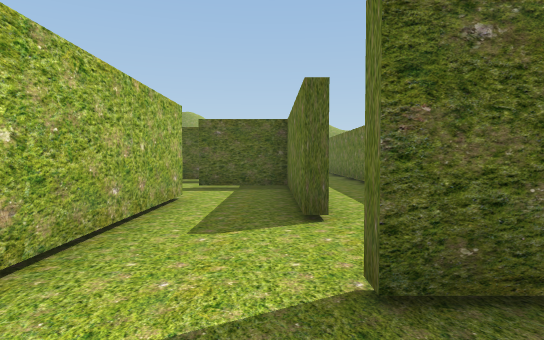
View 1 (above)

16 first-person views from a walk through a Unity game level. The camera is 1.3 m above the floor, tilts 2° down and sees 75° across. The floor is counted in squares, 2 m on a side. Each view is taken from the middle of a square. On the plan, view 1 faces up. The plan holds only what a view shows up to about 10 squares ahead; the rest is blank. The place goes on beyond the plan. The player is left out.

View 2
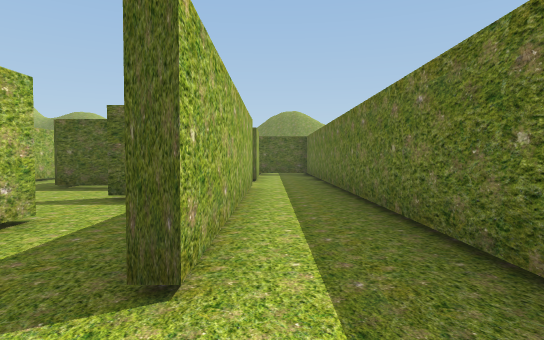

View 3
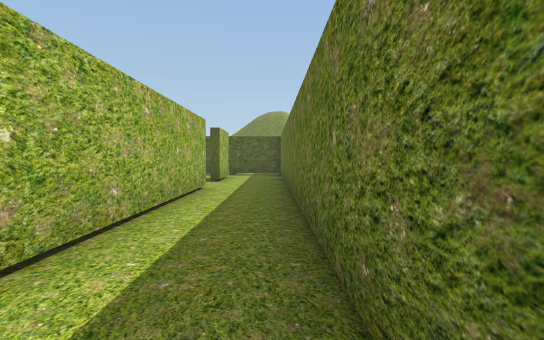

View 4
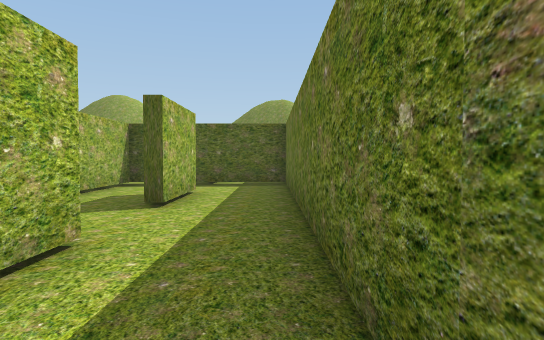

View 5
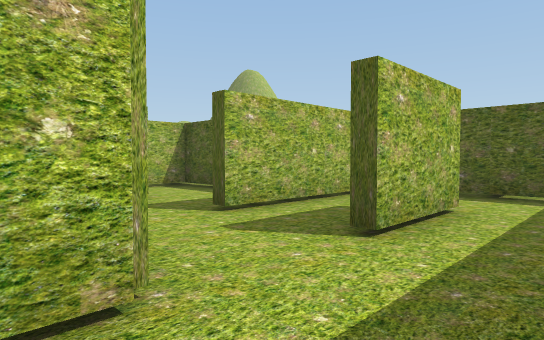

View 6
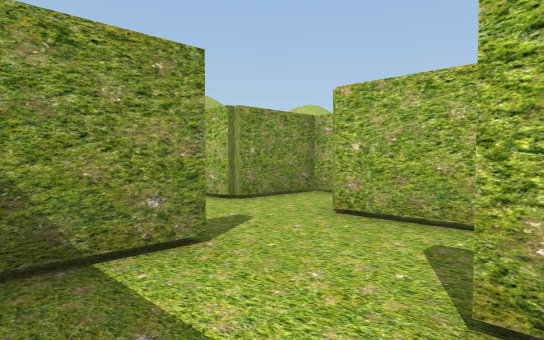

View 7
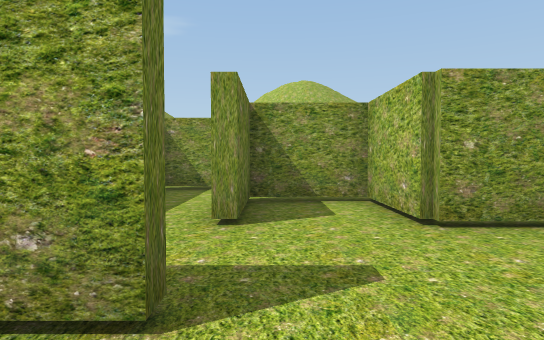

View 8
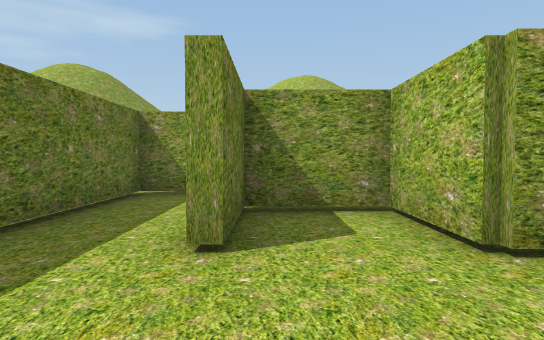

View 9
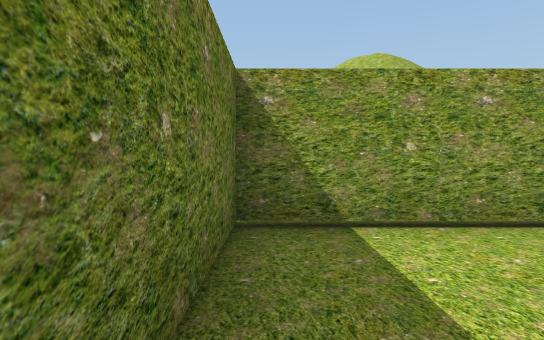

View 10
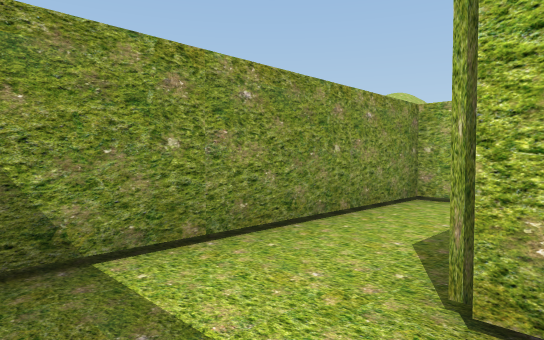

View 11
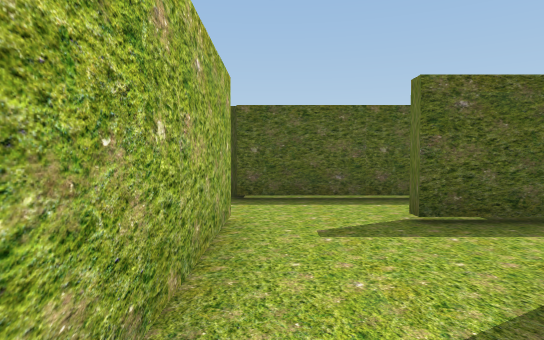

View 12
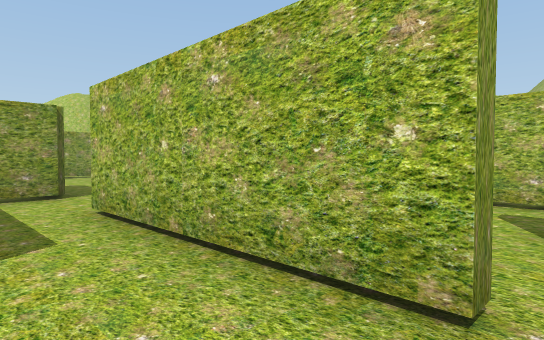

View 13
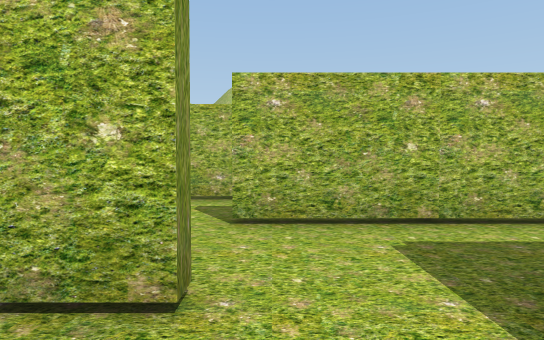

View 14
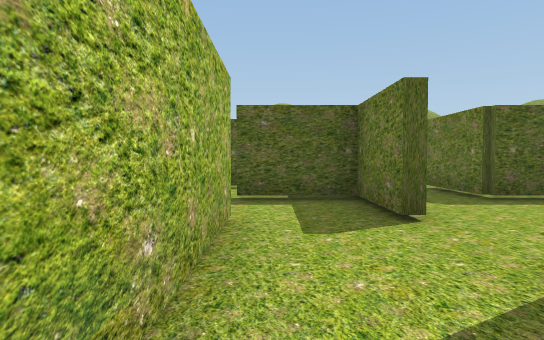

View 15
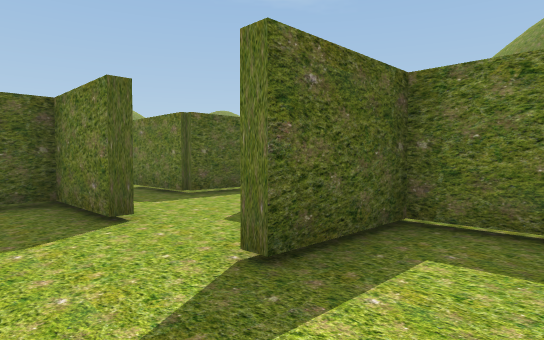

View 16
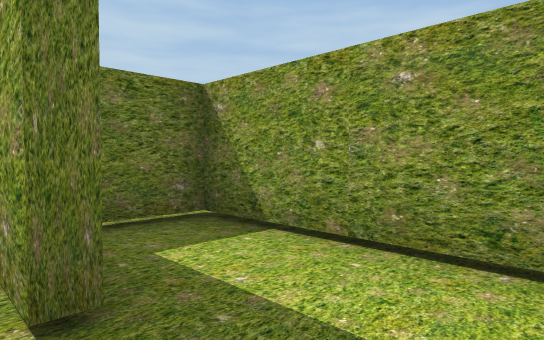

### Floor plan
Points are (right, up) in squares from view 1. A wall is a line through its corners. A room is listed if a view was taken in it or the views show most of it. See-through windows are left out.
Room 1 (view 1)
walls: (-3.4, 0.2) (-3.4, -0.3) (-1.4, -0.3) (-1.4, -2.3) (0.5, -2.3) (0.5, -0.4)
ways out: opening at (-0.5, 1) to room 2; opening at (0, 0) to room 3
Room 2 (views 2, 3, 4, 5, 6, 7, 8)
walls: (-1.4, 3.4) (-1.4, 1.4); (0.6, 9.7) (0.6, 3.5); (2.3, 2.4) (2.3, 11.5); (0.4, 1.7) (1.8, 1.7)
ways out: opening at (-0.5, 1) to room 1; opening at (-1, 4.5) to room 4; opening at (1.5, 12.5) to room 6; opening at (0, 10.5)
Room 3 (views 9, 10)
walls: (0.6, -2.3) (0.6, -2.6); (-3.4, -3.8) (-3.4, -4.3) (2.3, -4.3) (2.3, -1); (1.2, 1.5) (0.4, 1.5)
ways out: opening at (0, 0) to room 1
Room 4 (views 11, 12, 13)
walls: (-1.4, 5.6) (-1.4, 3.4); (-3.4, 7.6) (-3.4, 3.5); (0.4, 7.5) (-1.6, 7.5); (0.5, 3.5) (0.5, 4.5); (-0.8, 9.5) (-3.7, 9.5); (-3.8, 1.7) (-2.8, 1.7)
ways out: opening at (-1, 4.5) to room 2; opening at (-4, 8) to room 5; opening at (-4, 2)
Room 5 (views 14, 15, 16)
walls: (-5.6, 5.7) (-4.9, 5.7); (-7.4, 7.6) (-7.4, 4.5); (-6.8, 3.7) (-3.7, 3.7) (-3.7, 5.5) (-5.6, 5.5); (-3.7, 9.5) (-3.7, 11.6); (-2.8, 13.5) (-5.4, 13.5) (-5.4, 7.5)
ways out: opening at (-4, 8) to room 4; opening at (-7, 8); opening at (-4, 12)
Room 6 (no view inside)
walls: (0.6, 13.6) (0.6, 11.5); (2.3, 11.5) (2.3, 15.5) (0.6, 15.5)
ways out: opening at (1.5, 12.5) to room 2; opening at (0, 14)

Positions as (right, up) in squares from view 1, and headings:
1: (0, 0), facing up
2: (1, 2), facing up
3: (2, 2), facing up
4: (2, 7), facing up
5: (2, 9), facing up-left
6: (2, 4), facing down-left
7: (0, 3), facing down
8: (0, 2), facing down
9: (2, -1), facing down
10: (2, -2), facing down-left
11: (-3, 4), facing up
12: (-2, 8), facing down-left
13: (-2, 8), facing left
14: (-7, 4), facing up
15: (-7, 4), facing up-right
16: (-7, 6), facing down-right
